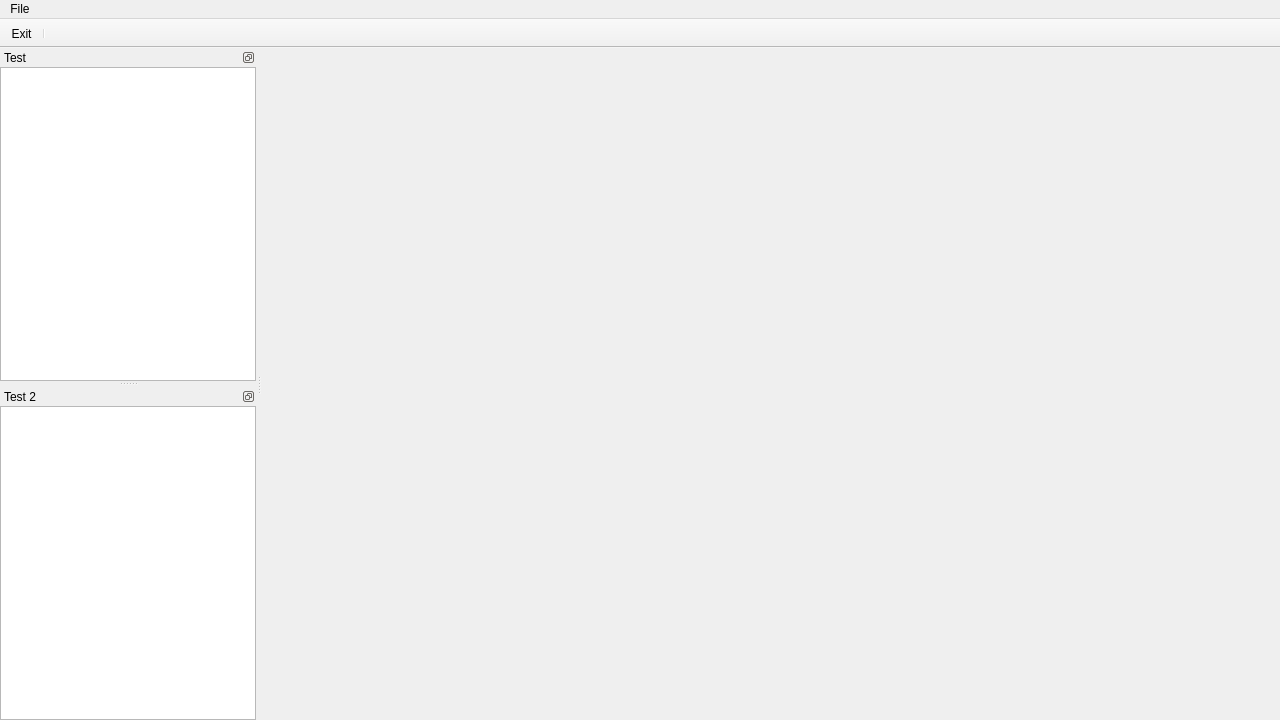
<?xml version="1.0" encoding="UTF-8"?>
<ui version="4.0">
 <class>MainWindow</class>
 <widget class="QMainWindow" name="MainWindow">
  <property name="geometry">
   <rect>
    <x>0</x>
    <y>0</y>
    <width>1280</width>
    <height>720</height>
   </rect>
  </property>
  <property name="baseSize">
   <size>
    <width>0</width>
    <height>0</height>
   </size>
  </property>
  <property name="windowTitle">
   <string>Editor</string>
  </property>
  <widget class="QWidget" name="centralWidget">
   <layout class="QHBoxLayout" name="horizontalLayout">
    <property name="spacing">
     <number>0</number>
    </property>
    <property name="leftMargin">
     <number>0</number>
    </property>
    <property name="topMargin">
     <number>0</number>
    </property>
    <property name="rightMargin">
     <number>0</number>
    </property>
    <property name="bottomMargin">
     <number>0</number>
    </property>
    <item>
     <widget class="QWidget" name="widget" native="true"/>
    </item>
   </layout>
  </widget>
  <widget class="QMenuBar" name="menuBar">
   <property name="geometry">
    <rect>
     <x>0</x>
     <y>0</y>
     <width>1280</width>
     <height>21</height>
    </rect>
   </property>
   <widget class="QMenu" name="menuFile">
    <property name="title">
     <string>File</string>
    </property>
    <addaction name="actionOpen"/>
    <addaction name="actionSave"/>
    <addaction name="actionExit"/>
    <addaction name="actionTest"/>
   </widget>
   <addaction name="menuFile"/>
  </widget>
  <widget class="QToolBar" name="mainToolBar">
   <property name="enabled">
    <bool>true</bool>
   </property>
   <property name="movable">
    <bool>false</bool>
   </property>
   <attribute name="toolBarArea">
    <enum>TopToolBarArea</enum>
   </attribute>
   <attribute name="toolBarBreak">
    <bool>false</bool>
   </attribute>
   <addaction name="actionExit"/>
   <addaction name="separator"/>
  </widget>
  <widget class="QDockWidget" name="dockWidget_6">
   <property name="features">
    <set>QDockWidget::DockWidgetFloatable|QDockWidget::DockWidgetMovable</set>
   </property>
   <property name="windowTitle">
    <string>Test</string>
   </property>
   <attribute name="dockWidgetArea">
    <number>1</number>
   </attribute>
   <widget class="QWidget" name="dockWidgetContents_7">
    <layout class="QVBoxLayout" name="verticalLayout_6">
     <property name="spacing">
      <number>0</number>
     </property>
     <property name="leftMargin">
      <number>0</number>
     </property>
     <property name="topMargin">
      <number>0</number>
     </property>
     <property name="rightMargin">
      <number>0</number>
     </property>
     <property name="bottomMargin">
      <number>0</number>
     </property>
     <item>
      <widget class="QGraphicsView" name="graphicsView_2"/>
     </item>
    </layout>
   </widget>
  </widget>
  <widget class="QDockWidget" name="dockWidget_7">
   <property name="features">
    <set>QDockWidget::DockWidgetFloatable|QDockWidget::DockWidgetMovable</set>
   </property>
   <property name="windowTitle">
    <string>Test 2</string>
   </property>
   <attribute name="dockWidgetArea">
    <number>1</number>
   </attribute>
   <widget class="QWidget" name="dockWidgetContents_4">
    <layout class="QVBoxLayout" name="verticalLayout_3">
     <property name="spacing">
      <number>0</number>
     </property>
     <property name="leftMargin">
      <number>0</number>
     </property>
     <property name="topMargin">
      <number>0</number>
     </property>
     <property name="rightMargin">
      <number>0</number>
     </property>
     <property name="bottomMargin">
      <number>0</number>
     </property>
     <item>
      <widget class="QListWidget" name="listWidget"/>
     </item>
    </layout>
   </widget>
  </widget>
  <action name="actionExit">
   <property name="icon">
    <iconset>
     <normaloff>share/old_quit.png</normaloff>share/old_quit.png</iconset>
   </property>
   <property name="text">
    <string>Exit</string>
   </property>
   <property name="toolTip">
    <string>Exit Application</string>
   </property>
   <property name="shortcut">
    <string>Esc</string>
   </property>
  </action>
  <action name="actionOpen">
   <property name="icon">
    <iconset>
     <normaloff>share/old_open.png</normaloff>share/old_open.png</iconset>
   </property>
   <property name="text">
    <string>Open</string>
   </property>
   <property name="shortcut">
    <string>Ctrl+O</string>
   </property>
  </action>
  <action name="actionSave">
   <property name="icon">
    <iconset>
     <normaloff>share/old_save_all.png</normaloff>
     <normalon>:/icons/share/old_save_all.png</normalon>share/old_save_all.png</iconset>
   </property>
   <property name="text">
    <string>Save</string>
   </property>
   <property name="shortcut">
    <string>Ctrl+S</string>
   </property>
  </action>
  <action name="actionTest">
   <property name="text">
    <string>Test</string>
   </property>
   <property name="shortcut">
    <string>Ctrl+T</string>
   </property>
  </action>
 </widget>
 <layoutdefault spacing="6" margin="11"/>
 <resources/>
 <connections/>
</ui>
